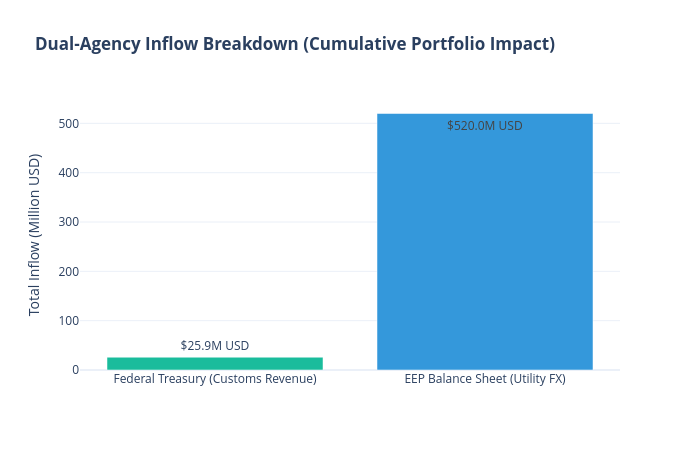

Notebook code for this chart:
### Markdown cell above
### 🏛️ Multi-Agency Impact Analysis: Fiscal vs. Utility Revenues

It is crucial to distinguish between the two distinct revenue streams generated by the expansion of data centers:

1. **Utility Revenue (EEP):** Collected directly by Ethiopian Electric Power via energy billing. This hard currency ($220M+ USD) is retained by the utility to maintain turbines, build substations, and expand the national grid.
2. **Fiscal Sovereign Revenue (Customs/Government):** Collected upfront at entry hubs like the Kality Customs Hub by the Ethiopian Customs Commission (ECC). These duties and processing fees go directly into the federal treasury, immediately benefiting the federal budget to fund public infrastructure, health, and education.

By modeling both, this data pipeline proves that tech infrastructure investments provide a **dual benefit**: an immediate cash injection to the sovereign government at the border, followed by a long-term, continuous revenue stream for the state utility once the hardware goes live on the grid.

### Code cell
import plotly.graph_objects as ob

# Calculate cumulative totals to show the macro impact over the era
total_customs_gov = df['Upfront_Customs_Revenue_Million_USD'].sum()
total_eep_util = df['Data_Mining_FX_Contribution_Million_USD'].sum()

fig_gov = ob.Figure(data=[
    ob.Bar(
        x=['Federal Treasury (Customs Revenue)', 'EEP Balance Sheet (Utility FX)'],
        y=[total_customs_gov, total_eep_util],
        marker_color=['#1abc9c', '#3498db'],
        text=[f"${total_customs_gov:.1f}M USD", f"${total_eep_util:.1f}M USD"],
        textposition='auto'
    )
])

fig_gov.update_layout(
    title_text="<b>Dual-Agency Inflow Breakdown (Cumulative Portfolio Impact)</b>",
    yaxis_title="Total Inflow (Million USD)",
    template="plotly_white",
    height=450,
    width=700
)

fig_gov.show()

### Figure 1 — Plotly figure (JSON) as saved in the notebook; plotly's stock layout.template omitted (floating-point values rounded to 4 significant figures)
{"data": [{"marker": {"color": ["#1abc9c", "#3498db"]}, "text": ["$25.9M USD", "$520.0M USD"], "textposition": "auto", "type": "bar", "x": ["Federal Treasury (Customs Revenue)", "EEP Balance Sheet (Utility FX)"], "y": [25.93, 520]}], "layout": {"height": 450, "title": {"text": "<b>Dual-Agency Inflow Breakdown (Cumulative Portfolio Impact)</b>"}, "width": 700, "yaxis": {"title": {"text": "Total Inflow (Million USD)"}}}}
